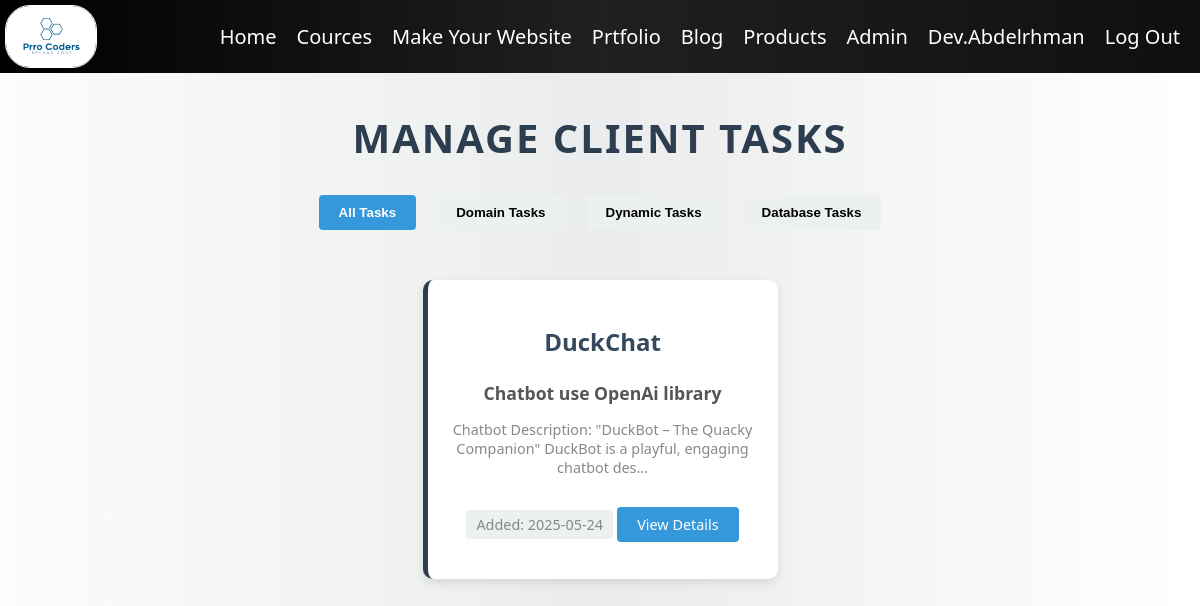
Before: /adminPanal/Dtasks (signed in) with the older database file.
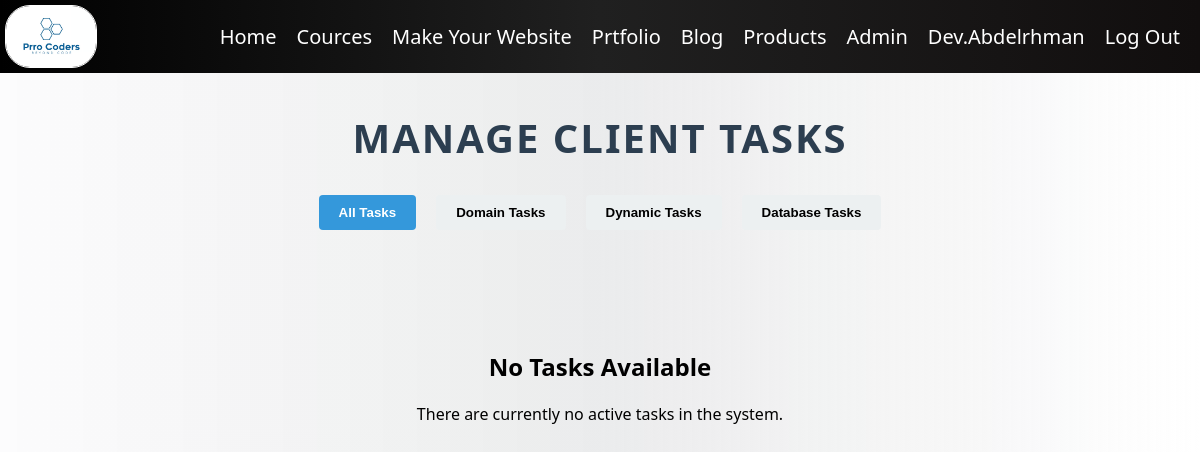
After: the same page with the newer database file.
### adminPanal/models.py (models this page shows)
class Task(models.Model):
    name = models.CharField(max_length=255) #
    desc = models.CharField(max_length=7000) #
    idea = models.CharField(max_length=255)#
    email = models.CharField(max_length=600)#
    number = models.CharField(max_length=30)#
    Domain = models.BooleanField(default=False)#
    Dynamic = models.BooleanField(default=False)#
    DB = models.BooleanField(default=False)#
    cobon = models.CharField(max_length=25)#
    price = models.FloatField()
    Date = models.CharField(max_length=255)
    Done = models.BooleanField(default=False)

### adminPanal/views.py (the view)
# urls.py: path('Dtasks', views.DTasks, name='DTasks'),
def DTasks(request):
    conText = {
        'Tasks': Task.objects.filter(Done=True).order_by('Date')
    }
    return render(request, 'adminPanal/DoneT.html', conText)

### templates/adminPanal/DoneT.html (shortened to what this page needs)
{% extends 'layout.html' %}
{% block body %}
{% load static %}
{% if user.is_superuser or user.is_staff %}
<h1 class='title'>Manage Client Tasks</h1>
<div class="task-filters">
    <button class="filter-btn active" onclick="filterTasks('all')">All Tasks</button>
    <button class="filter-btn" onclick="filterTasks('domain')">Domain Tasks</button>
    <button class="filter-btn" onclick="filterTasks('dynamic')">Dynamic Tasks</button>
    <button class="filter-btn" onclick="filterTasks('database')">Database Tasks</button>
</div>
<div class="Tasks">
    {% for task in Tasks %}
        <div class="Task task-item"
             data-domain="{% if task.Domain %}true{% else %}false{% endif %}"
             data-dynamic="{% if task.Dynamic %}true{% else %}false{% endif %}"
             data-db="{% if task.DB %}true{% else %}false{% endif %}">
            <h2>{{ task.name }}</h2>
            <h4>{{ task.idea }}</h4>
            <p>{{ task.desc|truncatechars:100 }}</p>
            <p class="task-date">Added: {{ task.Date }}</p>
            <a href="{% url 'Task' task.id %}" class="view-details">View Details</a>
        </div>
    {% empty %}
        <div style="text-align: center; width: 100%; padding: 50px 0;">
            <h2>No Tasks Available</h2>
            <p>There are currently no active tasks in the system.</p>
        </div>
    {% endfor %}
</div>
{% else %}
<div class="error-container">
    <h1>Error 404</h1>
    <p>You Can't Enter This Page, This Page only for admins.</p>
    <p><strong>{{request.user.username}}</strong> not Admin</p>
</div>
{% endif %}
{% endblock %}

Changed rows visible on the page:
removed Task: name "DuckChat", idea "Chatbot use OpenAi library", desc "Chatbot Description: \"DuckBot – The Quacky Companion\" DuckBot is a playful, engaging chatbot des…", Date "2025-05-24"
Other visible differences:
text now shown: "No Tasks Available There are currently no active tasks in the system."
